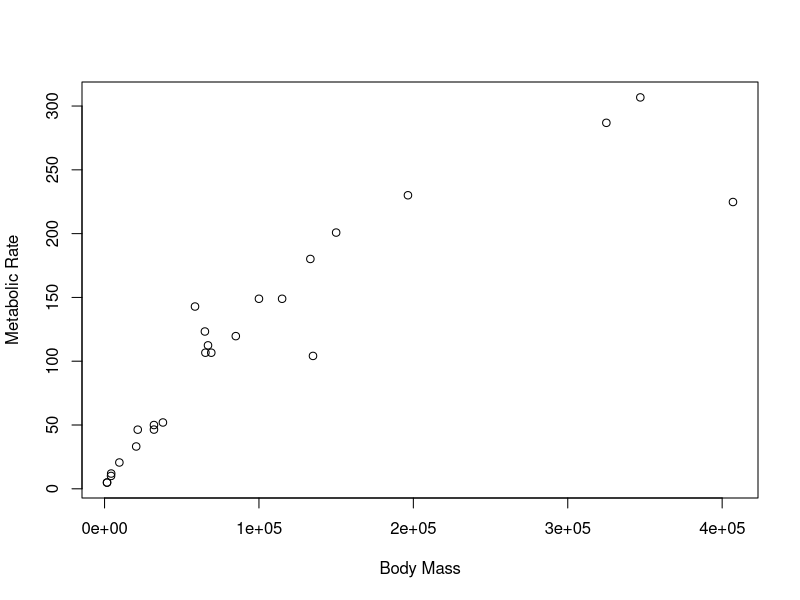
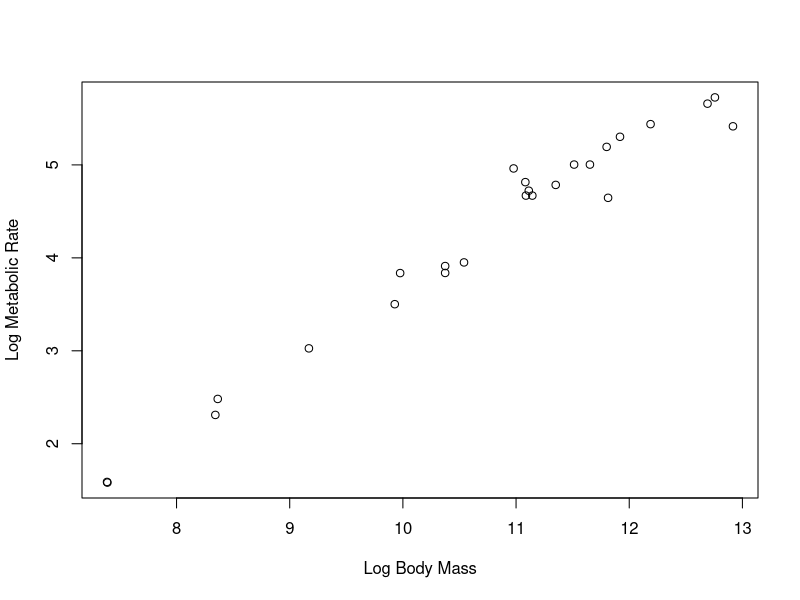
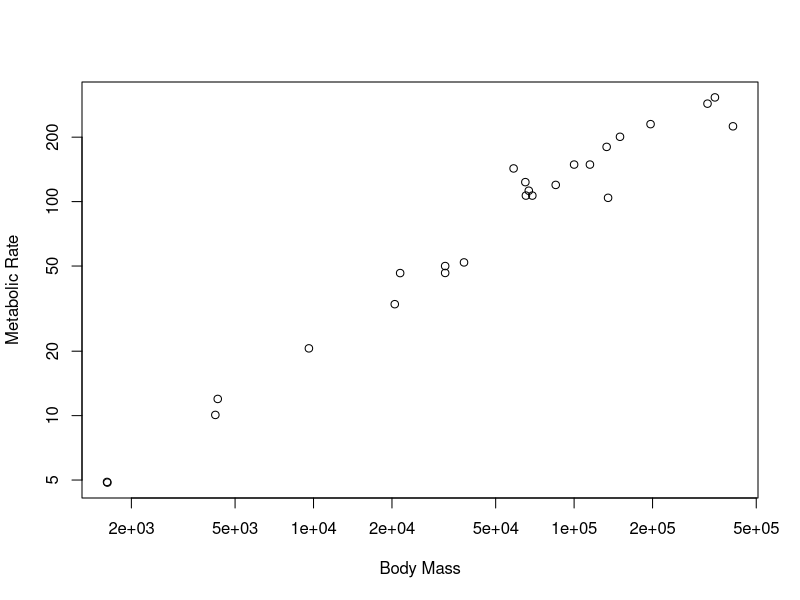

The R source for these figures, in order:
# Load library
library(tidyverse)

#set up data frame for plotting
size_mr_data <- data.frame(
  body_mass = c(32000, 37800, 347000, 4200, 196500, 100000, 4290, 
    32000, 65000, 69125, 9600, 133300, 150000, 407000, 115000, 
    67000,325000, 21500, 58588, 65320, 85000, 135000, 20500, 1613,
    1618),
  metabolic_rate = c(49.984, 51.981, 306.770, 10.075, 230.073, 
    148.949, 11.966, 46.414, 123.287, 106.663, 20.619, 180.150, 
    200.830, 224.779, 148.940, 112.430, 286.847, 46.347, 142.863, 
    106.670, 119.660, 104.150, 33.165, 4.900, 4.865))

plot(size_mr_data$body_mass , size_mr_data$metabolic_rate , xlab = "Body Mass" , ylab = "Metabolic Rate")

log_body_mass <- log(size_mr_data$body_mass)
log_metabolic_rate <- log(size_mr_data$metabolic_rate)
    
plot(log(size_mr_data$body_mass) , log(size_mr_data$metabolic_rate) , xlab = "Log Body Mass" , ylab = "Log Metabolic Rate")

plot(size_mr_data$body_mass , size_mr_data$metabolic_rate , xlab = "Body Mass" , ylab = "Metabolic Rate" , log = "xy" )   

#code goes here

